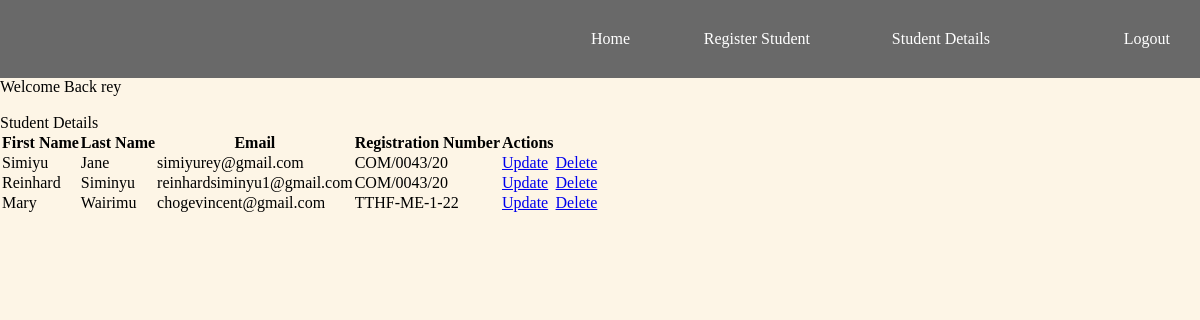
Screenshot of /fetchStd/ (signed in) with the database file from the repository.
### MyApp/models.py (models this page shows, shortened)
class addStudent(models.Model):
    first_name=models.CharField(max_length=100,blank=False,null=False)
    last_name=models.CharField(max_length=100,blank=False,null=False)
    std_email=models.EmailField()
    std_regNo=models.CharField(max_length=100,blank=False,null=False)

### MyApp/views.py (the view)
# urls.py: path('fetchStd/',views.fetchStd,name="fetchstd"),
def fetchStd(request):
    data=addStudent.objects.all()
    context={'data':data}
    return render(request,'MyApp/std_detail.html',context)

### MyApp/templates/MyApp/std_detail.html (shortened to what this page needs)
{% extends 'MyApp/base.html' %}
    {% block content %}
    <span>Welcome Back {{ user.username }}</span><br><br>
    <table>
        <tr>
            <th>First Name</th>
            <th>Last Name</th>
            <th>Email</th>
            <th>Registration Number</th>
            <th>Actions</th>
        </tr>
        {% for detail in data %}
        <tr>
            <td>{{ detail.first_name }}</td>
            <td>{{ detail.last_name }}</td>
            <td>{{ detail.std_email }}</td>
            <td>{{ detail.std_regNo }}</td>
            <td><a href="{% url 'updatestd' detail.pk %}">Update</a></td>
            <td><a href="{% url 'deletestd' detail.pk %}">Delete</a></td>
        </tr>
        {% endfor %}
    </table>
    {% endblock %}

### MyApp/static/MyApp/Styles/base_styles.css (style rules this page uses)
* { padding: 0; margin: 0; }
body { background-color: oldlace; background-position: center; background-size: cover; background-position: center; box-sizing: border-box; }

### rows the page displays
addStudent: first_name "Simiyu", last_name "Jane", std_email "simiyurey@gmail.com", std_regNo "COM/0043/20"
addStudent: first_name "Reinhard", last_name "Siminyu", std_email "reinhardsiminyu1@gmail.com", std_regNo "COM/0043/20"
addStudent: first_name "Mary", last_name "Wairimu", std_email "chogevincent@gmail.com", std_regNo "TTHF-ME-1-22"

### other values shown
{{ user.username }} "rey"
